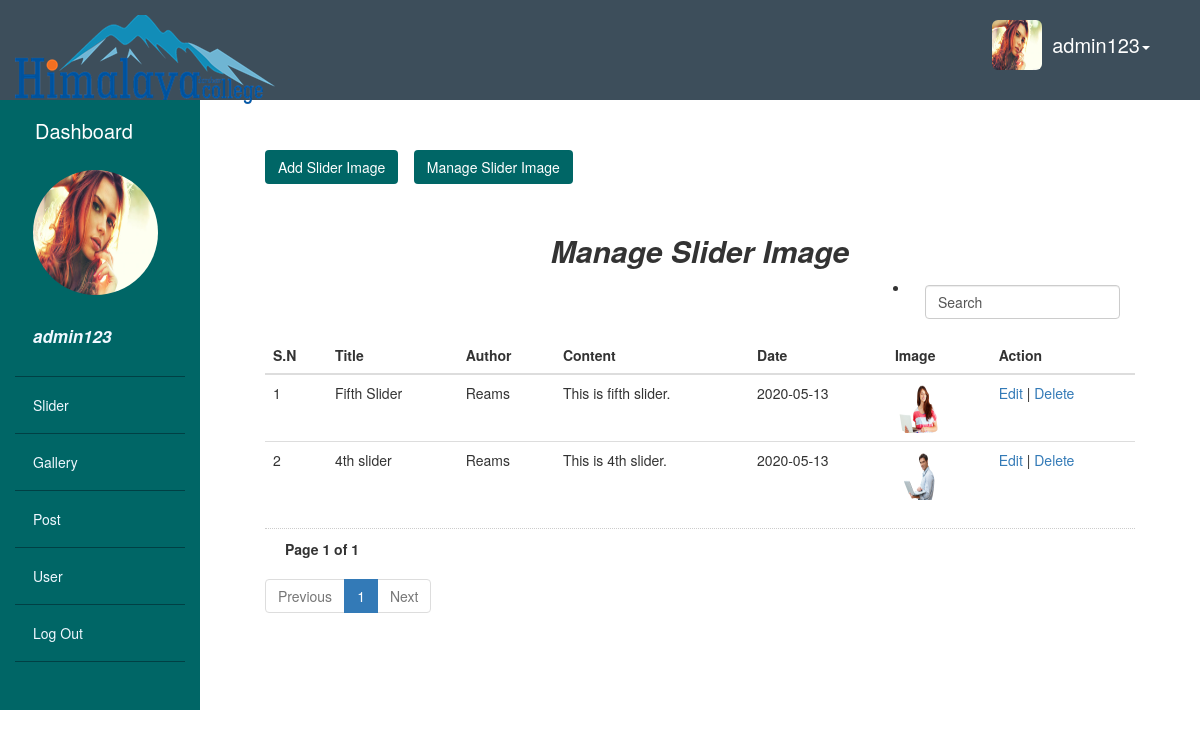
Screenshot of /admin/slider/index.php (signed in) with the database file from the repository.
### tables this page shows
CREATE TABLE `users` (
  `id` int(10) NOT NULL,
  `username` varchar(100) NOT NULL,
  `email` varchar(100) NOT NULL,
  `name` varchar(100) NOT NULL,
  `role` enum('admin','user') NOT NULL DEFAULT 'user',
  `password` varchar(100) NOT NULL,
  `address` varchar(100) NOT NULL,
  `image` varchar(100) NOT NULL,
  `phn` decimal(50,0) NOT NULL,
  `member_since` date NOT NULL
);

CREATE TABLE `slider` (
  `id` int(10) NOT NULL,
  `title` varchar(100) NOT NULL,
  `author` varchar(100) NOT NULL,
  `image` varchar(1500) NOT NULL,
  `content` varchar(300) NOT NULL,
  `date` date NOT NULL
);

### admin/includes/profile.php (called while the page is built, shortened)
<?php
	$user=$_SESSION['username'];
	$sql_query="SELECT * FROM `users` WHERE `username`= '$user'";
	$result = $connect->query($sql_query);
	if($result){
	while ($row = $result->fetch_assoc()) {
	$image=$row['image'];
}}
?>

### admin/slider/index.php (the view, shortened to what this page needs)
<?php
	include('../includes/connect.php');
	include('../includes/profile.php');
?>
<!DOCTYPE html>
<html>
<head>
	<link rel="stylesheet" type="text/css" href="../../css/bootstrap.css">
	<link rel="stylesheet" type="text/css" href="../nab1.css">
</head>
<body>
	<div class="container-fluid">
		<div class="row">
			<div class="nab1">
				<nav>
					<div class="navbar-header left_nav">
						<div >
							<div class="navbar-header">
								<a class="navbar-brand" href="#">
									<img alt="Brand" src="images/logo.png">
								</a>
							</div>
						</div>
					</div>
					<div class="right_nav" style="padding-right: 50px;padding-top: 20px;">
						<ul class="nav nav-pills nav navbar-nav navbar-right">
							<li class="dropdown ">
								<a href="#" class="dropdown-toggle a" data-toggle="dropdown" role="button" aria-haspopup="true" aria-expanded="false" style="font-size: 20px;"><img onerror="this.onerror=null; this.src='../user/images/Default.jpg'" style="width: 50px;height: 50px;position: absolute;	left: -40px;top:0px;" id="myImg" src="../user/images/<?php echo "$image"; ?>"  class="img img-rounded ok img-responsive images" alt="" >&nbsp;<?php echo$_SESSION['username'] ?><span class="caret"></span></a>
							</li>
						</ul>
					</div>
				</nav>
			</div>
		</div>
		<div class="row sec_row">
			<div  class="col-md-2 side_bar">
				<h3 class="a" style="padding-left: 20px;">Dashboard</h3>
				<ul>
					<li><a href="../index.php" class="a">
						<img style="width: 125px;height: 125px;" id="myImg" src="../user/images/<?php echo "$image"; ?>" onerror="this.onerror=null; this.src='../user/images/Default.jpg'" class="img img-circle  img-responsive images" alt="<?php echo"$title"; ?>" >
				<br><p style="font-size: 17px;"><b><i><?php echo$_SESSION['username'] ?></i></b></p></a></li>
					<li><a href="../slider/index.php" >Slider</a></li>
					<li><a href="../gallery/index.php" >Gallery</a></li>
					 <li><a href="../post/index.php" >Post</a></li>
					<li><a href="../user/index.php" >User</a></li>
					 <li><a href="../includes/session_out.php" >Log Out</a></li>
				</ul>
			</div>
			<div  class="col-md-10 content_bar">
				<div style="margin:50px;">
					<a class="btn btn_color" href="add_photo.php" type="submit">Add Slider Image</a>&nbsp;&nbsp;&nbsp;
					<a class="btn btn_color" href="index.php" type="submit">Manage Slider Image</a>
				</div>
				<div style="margin:50px;" >
					<h2 style="text-align: center;font-style:italic;"><b>Manage Slider Image</b></h2>
					<ul style="float:right">
						<li>
							<form class="navbar-form navbar-left" role="search" action="search.php" method="get">
								<div class="form-group" name="submit">
									<input type="text"  name="search" class="form-control" value="Search">
								</div>
							</form>
						</li>
					</ul>
					<table class="table">
						<thead>
							<tr>
								<th>S.N</th>
								<th>Title</th>
								<th>Author</th>
								<th>Content</th>
								<th>Date</th>
								<th>Image</th>
								<th>Action</th>
							</tr>
						</thead>
						<tbody>
							<?php
						if (isset($_GET['page_no']) && $_GET['page_no']!="") {
							$page_no = $_GET['page_no'];
							} else {
								$page_no = 1;
						        }
							$total_records_per_page = 10;
						    $offset = ($page_no-1) * $total_records_per_page;
							$previous_page = $page_no - 1;
							$next_page = $page_no + 1;
							$result_count = mysqli_query($connect,"SELECT COUNT(*) As total_records FROM `slider`");
							$total_records = mysqli_fetch_array($result_count);
							$total_records = $total_records['total_records'];
						    $total_no_of_pages = ceil($total_records / $total_records_per_page);
						    $result = mysqli_query($connect,"SELECT * FROM `slider` order by 1 desc LIMIT $offset, $total_records_per_page");
						    $i=1;
						    while($row = mysqli_fetch_array($result)){
								$id=$row['id'];
						?>
						<tr>
							<td><?php echo$i++ ;?></td>
							<td><?php echo substr($row['title'],0,20) ?></td>
							<td><?php echo $row['author']; ?></td>
							<td><?php echo substr($row['content'],0,80 ); ?></td>
							<td><?php echo $row['date']; ?></td>
							<td><img width="50" height="50"  src="images/<?php echo $row['image'];?>" ></td>
							<td><a href="edit.php?edit=<?php echo"$id"; ?>">Edit</a> | <a href="delete.php?id=<?php echo"$id"; ?>">Delete</a></td>
						</tr>
							<?php
							 }
					?>
						</tbody>
					</table>
					<div style='padding: 10px 20px 0px; border-top: dotted 1px #CCC;'>
						<strong>Page <?php echo $page_no." of ".$total_no_of_pages; ?></strong>
					</div>
					<ul class="pagination">
						<li <?php if($page_no <= 1){ echo "class='disabled'"; } ?>>
							<a <?php if($page_no > 1){ echo "href='?page_no=$previous_page'"; } ?>>Previous</a>
						</li>
						<?php
						if ($total_no_of_pages <= 10){
						for ($counter = 1; $counter <= $total_no_of_pages; $counter++){
						if ($counter == $page_no) {
						echo "<li class='active'><a>$counter</a></li>";
						}else{
						echo "<li><a href='?page_no=$counter'>$counter</a></li>";
										}
									}
						}
						?>
						<li <?php if($page_no >= $total_no_of_pages){ echo "class='disabled'"; } ?>>
							<a <?php if($page_no < $total_no_of_pages) { echo "href='?page_no=$next_page'"; } ?>>Next</a>
						</li>
					</ul>
				</div>
			</div>
			</div>
		</div>
</body>
</html>

### admin/nab1.css (style rules this page uses)
.nab1 { background-color: #3d4e5b; height: 100px; width: 100% font-color:white; color:white; position: relative; }
.a { color: white; font-size: 20px; text-decoration: none; }
.side_bar { height: 610px; background-color: #006666; }
.sec_row { height: 597px; }
.content_bar { height: 102%; overflow-y:auto; }
.side_bar ul { list-style: none; margin:0px; padding:0px; color: white; }
.side_bar ul a { display: block; padding: 18px; color:aliceblue; border-bottom: 1px solid #004044; }
.btn_color { background: #006666; color:white; }

### admin/slider/index.php (style rules this page uses)
.btn_color { background: #006666; color:white; }

### rows the page displays
users: image (picture)
slider: title "Fifth Slider", author "Reams", content "This is fifth slider.", date "2020-05-13", image (picture)
slider: title "4th slider", author "Reams", content "This is 4th slider.", date "2020-05-13", image (picture)

### other values shown
$_SESSION['username'] "admin123"
$page_no "1"
$total_no_of_pages "1"
